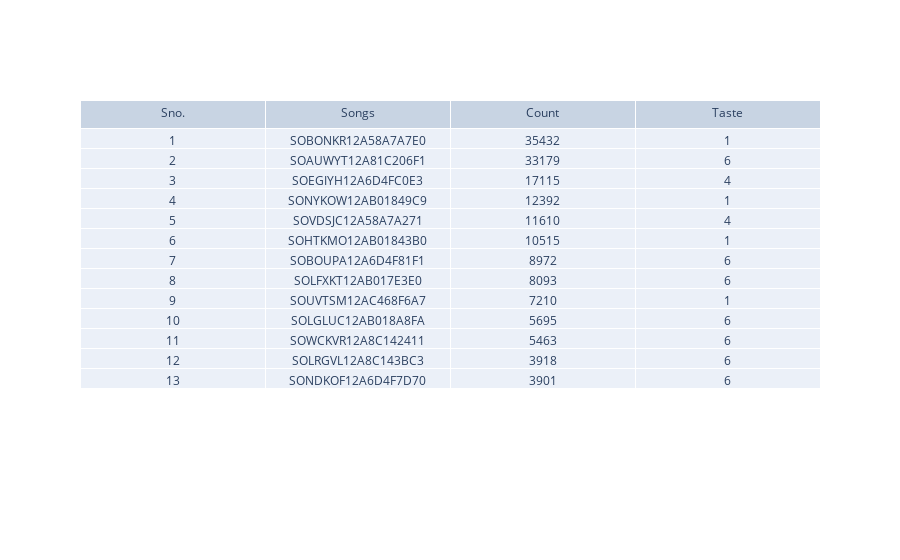

This figure's notebook cell:
### Code cell
tot=0
for i in sizes:
    tot=tot+int(i)
wgt=[]
for i in sizes:
    x=int(i)/tot
    wgt.append(int(x*15))
tot=0
for i in wgt:
    tot=tot+i

import numpy as np
import matplotlib.patches as mpatches
import matplotlib.pyplot as plt
print('\t\t'+name+'\'s Recommended songs according to Popularity and Content Based filtering: !!' )

import plotly.graph_objects as go
file2=open("dataset\song_count_taste.txt","r")
j=0
ttsl=[]
width=0.7
sno=[]
for i in range(1,tot):
    sno.append(i)
songs=[]
count=[]
taste=[]
for line in file2:
    field=line.split(",")
    if(j==tot-1):
        break
    if(int(field[2])==1 and wgt[int(field[2])-1]!=0):
        j=j+1
        songs.append(field[0])
        count.append(field[1])
        taste.append(field[2])
        wgt[int(field[2])-1]=wgt[int(field[2])-1]-1
        plt.barh(j,int(field[1]),width,color=(1, 0.5, 0),edgecolor='black')
        ttsl.append(field[0])
        plt.text(int(field[1]) +10, j, s=field[1], size =9)
    if(int(field[2])==2and wgt[int(field[2])-1]!=0):
        j=j+1
        ttsl.append(field[0])
        songs.append(field[0])
        count.append(field[1])
        taste.append(field[2])
        wgt[int(field[2])-1]=wgt[int(field[2])-1]-1
        plt.barh(j,int(field[1]),width,color=(0, 0.5, 1),edgecolor='black')
        plt.text(int(field[1]) +10, j, s=field[1], size = 9)
    if(int(field[2])==3 and wgt[int(field[2])-1]!=0):
        j=j+1
        ttsl.append(field[0])
        songs.append(field[0])
        count.append(field[1])
        taste.append(field[2])
        wgt[int(field[2])-1]=wgt[int(field[2])-1]-1
        plt.barh(j,int(field[1]),width,color=(0, 0.7, 0.4),edgecolor='black')
        plt.text(int(field[1]) +10, j, s=field[1], size =9)
    if(int(field[2])==4 and wgt[int(field[2])-1]!=0):
        j=j+1
        ttsl.append(field[0])
        songs.append(field[0])
        count.append(field[1])
        taste.append(field[2])
        wgt[int(field[2])-1]=wgt[int(field[2])-1]-1
        plt.barh(j,int(field[1]),width,color=(0.3, 0.5, 0.5),edgecolor='black')
        plt.text(int(field[1]) +10, j, s=field[1], size = 9)
    if(int(field[2])==5 and wgt[int(field[2])-1]!=0):
        j=j+1
        ttsl.append(field[0])
        songs.append(field[0])
        count.append(field[1])
        taste.append(field[2])
        wgt[int(field[2])-1]=wgt[int(field[2])-1]-1
        plt.barh(j,int(field[1]),width,color=(0.8, 0.3, 0.4),edgecolor='black')
        plt.text(int(field[1]) +10, j, s=field[1], size =9)
    if(int(field[2])==6 and wgt[int(field[2])-1]!=0):
        j=j+1
        ttsl.append(field[0])
        songs.append(field[0])
        count.append(field[1])
        taste.append(field[2])
        wgt[int(field[2])-1]=wgt[int(field[2])-1]-1
        plt.barh(j,int(field[1]),width,color=(1, 0.4, 0.6),edgecolor='black')
        plt.text(int(field[1]) +10, j, s=field[1], size = 9)
   
plt.ylabel('Recommended Songs')
plt.xlabel('number of times played')
plt.yticks(sno,ttsl,size=9)
plt.title('Barchart - Top Recommended Songs according to\n Popularity and Content Based filtering',fontsize=14)
red_patch = mpatches.Patch(color=(1, 0.5, 0), label='Taste 1')
h = mpatches.Patch(color=(0, 0.5, 1), label='Taste 2')
r = mpatches.Patch(color=(0, 0.7, 0.4), label='Taste 3')
re = mpatches.Patch(color=(0.3, 0.5, 0.5), label='Taste 4')
red = mpatches.Patch(color=(0.8, 0.3, 0.4), label='Taste 5')
p = mpatches.Patch(color=(1, 0.4, 0.6), label='Taste 6')
han=[red_patch,h,r,re,red,p]
plt.legend(handles=han)
#plt.subplots_adjust(bottom= 0.2, top = 0.98)
fig = go.Figure(data=[go.Table(header=dict(values=['Sno.', 'Songs','Count','Taste']),cells=dict(values=[sno, songs,count,taste]))])
fig.show() 
plt.show()

### Figure 1 — Plotly figure (JSON) as saved in the notebook; plotly's stock layout.template omitted (floating-point values rounded to 4 significant figures)
{"data": [{"cells": {"values": [[1, 2, 3, 4, 5, 6, 7, 8, 9, 10, 11, 12, 13], ["SOBONKR12A58A7A7E0", "SOAUWYT12A81C206F1", "SOEGIYH12A6D4FC0E3", "SONYKOW12AB01849C9", "SOVDSJC12A58A7A271", "SOHTKMO12AB01843B0", "SOBOUPA12A6D4F81F1", "SOLFXKT12AB017E3E0", "SOUVTSM12AC468F6A7", "SOLGLUC12AB018A8FA", "SOWCKVR12A8C142411", "SOLRGVL12A8C143BC3", "SONDKOF12A6D4F7D70"], ["35432", "33179", "17115", "12392", "11610", "10515", "8972", "8093", "7210", "5695", "5463", "3918", "3901"], ["1\n", "6\n", "4\n", "1\n", "4\n", "1\n", "6\n", "6\n", "1\n", "6\n", "6\n", "6\n", "6\n"]]}, "header": {"values": ["Sno.", "Songs", "Count", "Taste"]}, "type": "table"}], "layout": {}}
